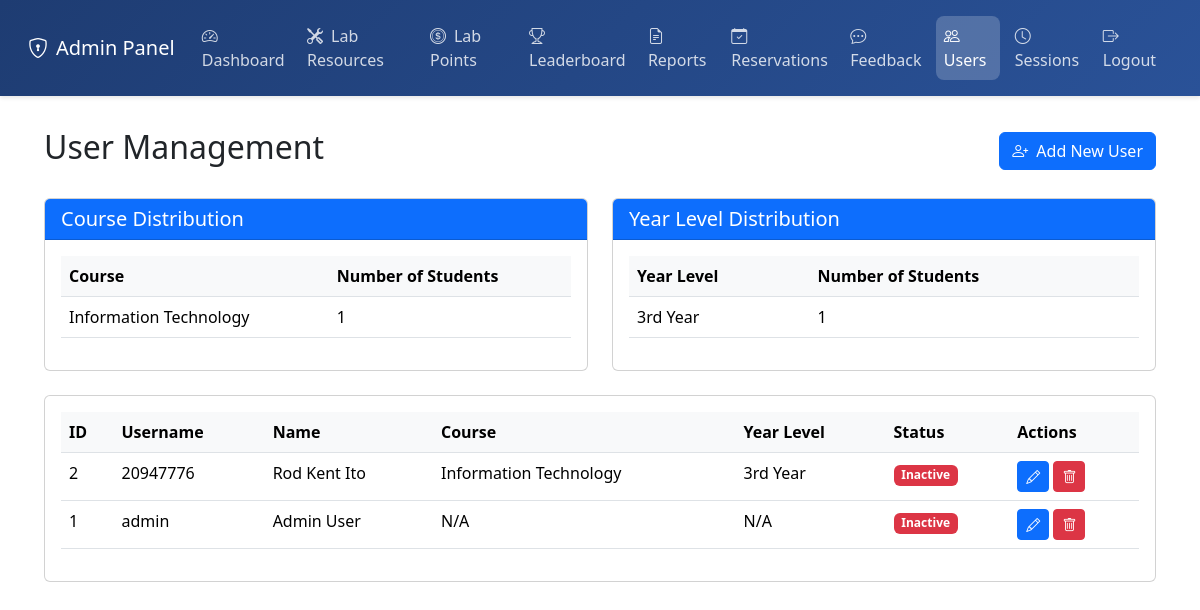
Page /admin/users (signed in) on the committed database.
### tables this page shows
CREATE TABLE users (
                id INTEGER PRIMARY KEY AUTOINCREMENT,
                username TEXT UNIQUE NOT NULL,
                password TEXT NOT NULL,
                firstname TEXT NOT NULL,
                midname TEXT,
                lastname TEXT NOT NULL,
                email TEXT UNIQUE NOT NULL,
                course TEXT NOT NULL,
                yearlevel TEXT NOT NULL,
                is_admin INTEGER DEFAULT 0,
                profile_pic TEXT,
                remaining_sessions INTEGER DEFAULT 0,
                points INTEGER DEFAULT 0
            );

### app.py (the view)
    def decorated_function(*args, **kwargs):
        print("==== ADMIN REQUIRED DECORATOR ====")
        print("Current session:", session)
        print("'admin' in session:", 'admin' in session)
        if 'admin' in session:
            print("session['admin'] value:", session['admin'])
        if 'user' in session:
            print("User in session:", session['user'])
            if 'is_admin' in session['user']:
                print("user['is_admin'] value:", session['user']['is_admin'])
        if "admin" not in session or not session["admin"]:
            print("Admin authentication failed, redirecting to login")
            flash("Please login as admin first.", "error")
            return redirect(url_for("login_page"))
        print("Admin authentication successful")
        return f(*args, **kwargs)

### templates/admin_users.html (shortened to what this page needs)
<!DOCTYPE html>
<html lang="en">
<head>
    <link href="https://cdn.jsdelivr.net/npm/bootstrap@5.3.2/dist/css/bootstrap.min.css" rel="stylesheet">
    <link rel="stylesheet" href="https://cdn.jsdelivr.net/npm/bootstrap-icons@1.11.1/font/bootstrap-icons.css">
</head>
<body>
    <nav class="navbar navbar-expand-lg">
        <div class="container-fluid">
            <a class="navbar-brand" href="#">
                <i class="bi bi-shield-lock me-2"></i>Admin Panel
            </a>
            <div class="collapse navbar-collapse" id="navbarNav">
                <ul class="navbar-nav me-auto">
                    <li class="nav-item">
                        <a class="nav-link" href="{{ url_for('admin_dashboard') }}">
                            <i class="bi bi-speedometer2"></i>Dashboard
                        </a>
                    </li>
                    <li class="nav-item">
                        <a class="nav-link" href="{{ url_for('admin_lab_resources') }}">
                            <i class="bi bi-tools"></i>Lab Resources
                        </a>
                    </li>
                    <li class="nav-item">
                        <a class="nav-link" href="{{ url_for('admin_lab_points') }}">
                            <i class="bi bi-coin"></i>Lab Points
                        </a>
                    </li>
                    <li class="nav-item">
                        <a class="nav-link" href="{{ url_for('admin_leaderboard') }}">
                            <i class="bi bi-trophy"></i>Leaderboard
                        </a>
                    </li>
                    <li class="nav-item">
                        <a class="nav-link" href="{{ url_for('admin_reports') }}">
                            <i class="bi bi-file-earmark-text"></i>Reports
                        </a>
                    </li>
                    <li class="nav-item">
                        <a class="nav-link" href="{{ url_for('admin_reservations') }}">
                            <i class="bi bi-calendar-check"></i>Reservations
                        </a>
                    </li>
                    <li class="nav-item">
                        <a class="nav-link" href="{{ url_for('admin_feedback') }}">
                            <i class="bi bi-chat-dots"></i>Feedback
                        </a>
                    </li>
                    <li class="nav-item">
                        <a class="nav-link active" href="{{ url_for('admin_users') }}">
                            <i class="bi bi-people"></i>Users
                        </a>
                    </li>
                    <li class="nav-item">
                        <a class="nav-link" href="{{ url_for('admin_sessions') }}">
                            <i class="bi bi-clock"></i>Sessions
                        </a>
                    </li>
                </ul>
                <ul class="navbar-nav">
                    <li class="nav-item">
                        <a class="nav-link text-danger" href="{{ url_for('admin_logout') }}">
                            <i class="bi bi-box-arrow-right"></i>Logout
                        </a>
                    </li>
                </ul>
            </div>
        </div>
    </nav>
    <div class="main-content">
        <div class="container-fluid">
            <div class="d-flex justify-content-between align-items-center mb-4">
                <h2>User Management</h2>
                <button class="btn btn-primary" data-bs-toggle="modal" data-bs-target="#addUserModal">
                    <i class="bi bi-person-plus me-2"></i>Add New User
                </button>
            </div>
            <div class="row mb-4">
                <div class="col-md-6">
                    <div class="card stats-card">
                        <div class="card-header bg-primary text-white">
                            <h5 class="mb-0">Course Distribution</h5>
                        </div>
                        <div class="card-body">
                            <div class="table-responsive">
                                <table class="table">
                                    <thead>
                                        <tr>
                                            <th>Course</th>
                                            <th>Number of Students</th>
                                        </tr>
                                    </thead>
                                    <tbody>
                                        {% for stat in course_stats %}
                                        <tr>
                                            <td>{{ stat.course }}</td>
                                            <td>{{ stat.count }}</td>
                                        </tr>
                                        {% endfor %}
                                    </tbody>
                                </table>
                            </div>
                        </div>
                    </div>
                </div>
                <div class="col-md-6">
                    <div class="card stats-card">
                        <div class="card-header bg-primary text-white">
                            <h5 class="mb-0">Year Level Distribution</h5>
                        </div>
                        <div class="card-body">
                            <div class="table-responsive">
                                <table class="table">
                                    <thead>
                                        <tr>
                                            <th>Year Level</th>
                                            <th>Number of Students</th>
                                        </tr>
                                    </thead>
                                    <tbody>
                                        {% for stat in year_level_stats %}
                                        <tr>
                                            <td>{{ stat.yearlevel }}</td>
                                            <td>{{ stat.count }}</td>
                                        </tr>
                                        {% endfor %}
                                    </tbody>
                                </table>
                            </div>
                        </div>
                    </div>
                </div>
            </div>
            <div class="card">
                <div class="card-body">
                    <div class="table-responsive">
                        <table class="table table-hover" id="usersTable">
                            <thead>
                                <tr>
                                    <th>ID</th>
                                    <th>Username</th>
                                    <th>Name</th>
                                    <th>Course</th>
                                    <th>Year Level</th>
                                    <th>Status</th>
                                    <th>Actions</th>
                                </tr>
                            </thead>
                            <tbody>
                                {% for user in users %}
                                <tr>
                                    <td>{{ user.id }}</td>
                                    <td>{{ user.username }}</td>
                                    <td>{{ user.firstname }} {{ user.lastname }}</td>
                                    <td>{{ user.course }}</td>
                                    <td>{{ user.yearlevel }}</td>
                                    <td>
                                        <span class="badge {% if user.is_active %}bg-success{% else %}bg-danger{% endif %}">
                                            {{ 'Active' if user.is_active else 'Inactive' }}
                                        </span>
                                    </td>
                                    <td>
                                        <button class="btn btn-sm btn-primary" onclick="editUser('{{ user.id }}')">
                                            <i class="bi bi-pencil"></i>
                                        </button>
                                        <button class="btn btn-sm btn-danger" onclick="deleteUser('{{ user.id }}')">
                                            <i class="bi bi-trash"></i>
                                        </button>
                                    </td>
                                </tr>
                                {% endfor %}
                            </tbody>
                        </table>
                    </div>
                </div>
            </div>
        </div>
    </div>
</body>
</html>

### templates/admin_users.html (style rules this page uses)
.navbar { background: linear-gradient(135deg, #1e3c72 0%, #2a5298 100%); padding: 1rem; box-shadow: 0 2px 4px rgba(0,0,0,0.1); }
.navbar-brand { color: white !important; font-weight: 500; }
.nav-link { color: rgba(255, 255, 255, 0.8) !important; padding: 0.5rem 1rem; margin: 0 0.2rem; border-radius: 8px; transition: all 0.3s; }
.nav-link.active { background: rgba(255, 255, 255, 0.2); color: white !important; }
.nav-link i { margin-right: 8px; }
.main-content { padding: 2rem; }
.btn-danger { background-color: #dc3545; border-color: #dc3545; }
.table th { background-color: #f8f9fa; }
.stats-card { height: 100%; }

### rows in the picture
users: id "2", username "20947776", firstname "Rod Kent", lastname "Ito", course "Information Technology", yearlevel "3rd Year", is_active "Inactive"
users: id "1", username "admin", firstname "Admin", lastname "User", course "N/A", yearlevel "N/A", is_active "Inactive"

### other values in the picture
{{ stat.course }} "Information Technology"
{{ stat.count }} "1"
{{ stat.yearlevel }} "3rd Year"
